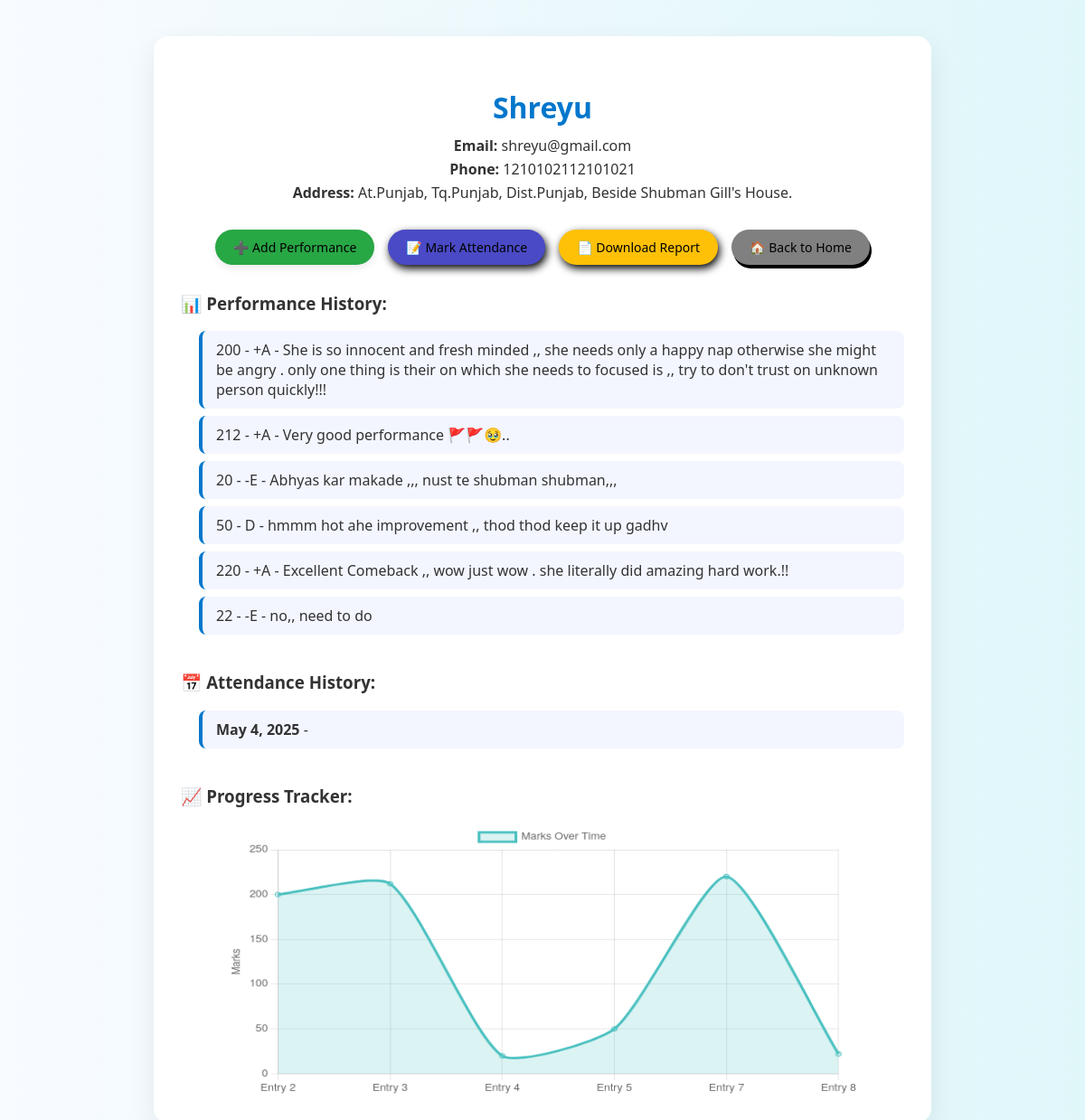
The page /student/2/ (signed in) on the database its author committed.
### studentapp/models.py (models this page shows, shortened)
class Student(models.Model):
    user = models.ForeignKey(User, on_delete=models.CASCADE)  # 👈 Add this line
    name = models.CharField(max_length=100)
    email = models.EmailField(unique=True)
    phone = models.CharField(max_length=15)
    address = models.TextField()
    enrollment_date = models.DateField(auto_now_add=True)

class Performance(models.Model):
    student = models.ForeignKey(Student, on_delete=models.CASCADE, related_name="performances")
    marks = models.IntegerField()  # Changed to IntegerField if marks are integers
    grade = models.CharField(max_length=2)
    feedback = models.TextField()
    date_added = models.DateTimeField(auto_now_add=True)

class Attendance(models.Model):
    student = models.ForeignKey('Student', on_delete=models.CASCADE, related_name='attendances')
    date = models.DateField()
    status = models.CharField(max_length=10, choices=[('Present', 'Present'), ('Absent', 'Absent')])

### studentapp/views.py (the view)
# urls.py: path('student/<int:student_id>/', views.student_detail, name='student_detail'),
@login_required
def student_detail(request, student_id):
    student = get_object_or_404(Student, id=student_id, user=request.user)  # Ensure student is linked to logged-in user
    performances = student.performances.order_by('id')
    attendances = student.attendances.order_by('date')
    labels = []
    marks = []
    for p in performances:
        subject = getattr(p, 'subject', None)
        if subject:
            labels.append(f"{subject} ({p.grade})")
        else:
            labels.append(f"Entry {p.id}")
        marks.append(float(p.marks) if isinstance(p.marks, Decimal) else p.marks)
    attendance_status = {attendance.date: attendance.status for attendance in attendances}
    today = date.today().isoformat()
    context = {
        'student': student,
        'labels': json.dumps(labels),
        'marks': json.dumps(marks),
        'attendance_status': attendance_status,
        'today': today,
    }
    return render(request, 'student_detail.html', context)

### studentapp/templates/student_detail.html (shortened to what this page needs)
<!DOCTYPE html>
<html lang="en">
<head>
    <link rel="stylesheet" href="/static/student_details.css">
</head>
<body>
    <div class="student-container">
        <div class="student-header">
            <h2 class="student-name">{{ student.name }}</h2>
            <p class="student-info"><strong>Email:</strong> {{ student.email }}</p>
            <p class="student-info"><strong>Phone:</strong> {{ student.phone }}</p>
            <p class="student-info"><strong>Address:</strong> {{ student.address }}</p>
        </div>
        <div class="student-actions">
            <a href="{% url 'add_performance' student.id %}" class="action-button add-btn">➕ Add Performance</a>
            <a href="{% url 'mark_attendance' student_id=student.id date=today %}" class="action-button attendance-btn">📝 Mark Attendance</a>
            <a href="{% url 'generate_pdf_report' student.id %}" class="action-button download-btn">📄 Download Report</a>
            <a href="{% url 'home' %}" class="action-button home-btn">🏠 Back to Home</a>
        </div>
        <div class="performance-section">
            <h3 class="section-title">📊 Performance History:</h3>
            <ul class="performance-list">
                {% for performance in student.performances.all %}
                <li class="performance-item">
                    <span class="marks">{{ performance.marks }}</span> -
                    <span class="grade">{{ performance.grade }}</span> -
                    <span class="feedback">{{ performance.feedback }}</span>
                </li>
                {% empty %}
                <p class="no-records">No performance records yet.</p>
                {% endfor %}
            </ul>
        </div>
        <div class="attendance-section">
            <h3 class="section-title">📅 Attendance History:</h3>
            <ul class="attendance-list">
                {% for attendance in student.attendances.all %}
                <li class="attendance-item">
                    <span class="attendance-date">{{ attendance.date }}</span> -
                </li>
                {% empty %}
                <p class="no-records">No attendance records yet.</p>
                {% endfor %}
            </ul>
        </div>
        <div class="chart-section">
            <h3 class="section-title">📈 Progress Tracker:</h3>
            <canvas id="progressChart" class="chart-canvas"></canvas>
        </div>
    </div>
    <script>
        // Labels and marks are passed from the Django view
        const labels = JSON.parse('{{ labels|escapejs }}');
        const marks = JSON.parse('{{ marks|escapejs }}');
        const ctx = document.getElementById('progressChart').getContext('2d');
        const progressChart = new Chart(ctx, {
            type: 'line',
            data: {
                labels: labels,
                datasets: [{
                    label: 'Marks Over Time',
                    data: marks,
                    borderColor: 'rgba(75, 192, 192, 1)',
                    backgroundColor: 'rgba(75, 192, 192, 0.2)',
                    tension: 0.2,
                    fill: true
                }]
            },
            options: {
                responsive: true,
                scales: {
                    y: {
                        beginAtZero: true,
                        title: {
                            display: true,
                            text: 'Marks'
                        }
                    }
                }
            }
        });
    </script>
</body>
</html>

### studentapp/static/student_details.css (style rules this page uses)
body { margin: 0; padding: 0; background: linear-gradient(to right, #f8fbff, #e0f7fa); font-family: 'Segoe UI', Tahoma, Geneva, Verdana, sans-serif; color: #333; }
.student-container { max-width: 800px; margin: 40px auto; padding: 30px; background-color: #fff; border-radius: 16px; box-shadow: 0 10px 30px rgba(0, 0, 0, 0.08); animation: fadeSlideUp 0.6s ease-out; }
.student-header { text-align: center; margin-bottom: 30px; }
.student-name { font-size: 32px; color: #0077cc; margin-bottom: 10px; }
.student-info { font-size: 16px; margin: 4px 0; }
.student-actions { display: flex; justify-content: center; gap: 15px; margin-bottom: 30px; }
.action-button { text-decoration: none; padding: 10px 20px; border-radius: 25px; font-weight: 500; font-size: 14px; transition: all 0.3s ease-in-out; box-shadow: 0 4px 8px rgba(0, 0, 0, 0.08); }
.add-btn { background-color: #28a745; color: black; }
.download-btn { background-color: #ffc107; color:black; box-shadow: 2px 4px 10px black; }
.home-btn { background-color: gray; color: black; box-shadow: 2px 4px 0px black; }
.attendance-btn { background-color: rgb(74, 74, 198); color: black; box-shadow: 2px 4px 10px black; }
.performance-section { margin-bottom: 40px; }
.performance-list { list-style: none; padding-left: 20px; }
.performance-item { margin-bottom: 8px; padding: 10px 15px; background-color: #f3f6ff; border-left: 4px solid #0077cc; border-radius: 8px; transition: background 0.3s; }
.attendance-section { margin-bottom: 40px; }
.attendance-list { list-style: none; padding-left: 20px; }
.attendance-item { margin-bottom: 8px; padding: 10px 15px; background-color: #f3f6ff; border-left: 4px solid #0077cc; border-radius: 8px; transition: background 0.3s; }
.attendance-date { font-weight: 600; }
.chart-section { margin-top: 30px; }
.chart-canvas { width: 100% !important; max-width: 700px; height: 300px !important; margin: auto; display: block; }

### rows shown on the page
Student: name "Shreyu", email "shreyu@gmail.com", phone "1210102112101021", address "At.Punjab, Tq.Punjab, Dist.Punjab, Beside Shubman Gill's House."
Performance: marks "200", grade "+A", feedback "She is so innocent and fresh minded ,, she needs only a happy nap otherwise she might be angry . only one thing is their on which she needs to focused is ,, try to don't trust on unknown person quickly!!!"
Performance: marks "212", grade "+A", feedback "Very good performance 🚩🚩🥹.."
Performance: marks "20", grade "-E", feedback "Abhyas kar makade ,,, nust te shubman shubman,,,"
Performance: marks "50", grade "D", feedback "hmmm hot ahe improvement ,, thod thod keep it up gadhv"
Performance: marks "220", grade "+A", feedback "Excellent Comeback ,, wow just wow . she literally did amazing hard work.!!"
Performance: marks "22", grade "-E", feedback "no,, need to do"
Attendance: date "May 4, 2025"

### other values the page prints
chart data {{ marks|escapejs }} [200, 212, 20, 50, 220, 22]
